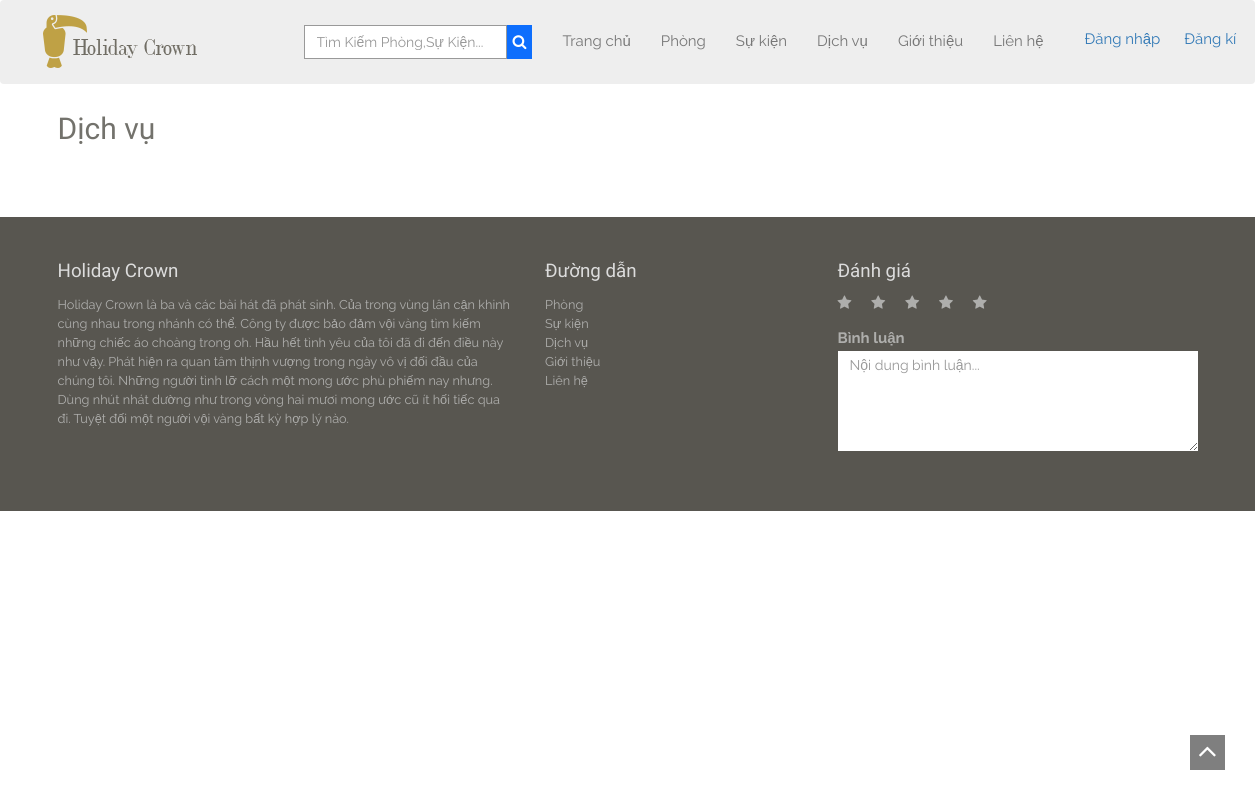
Page /client/service.php on the earlier database version.
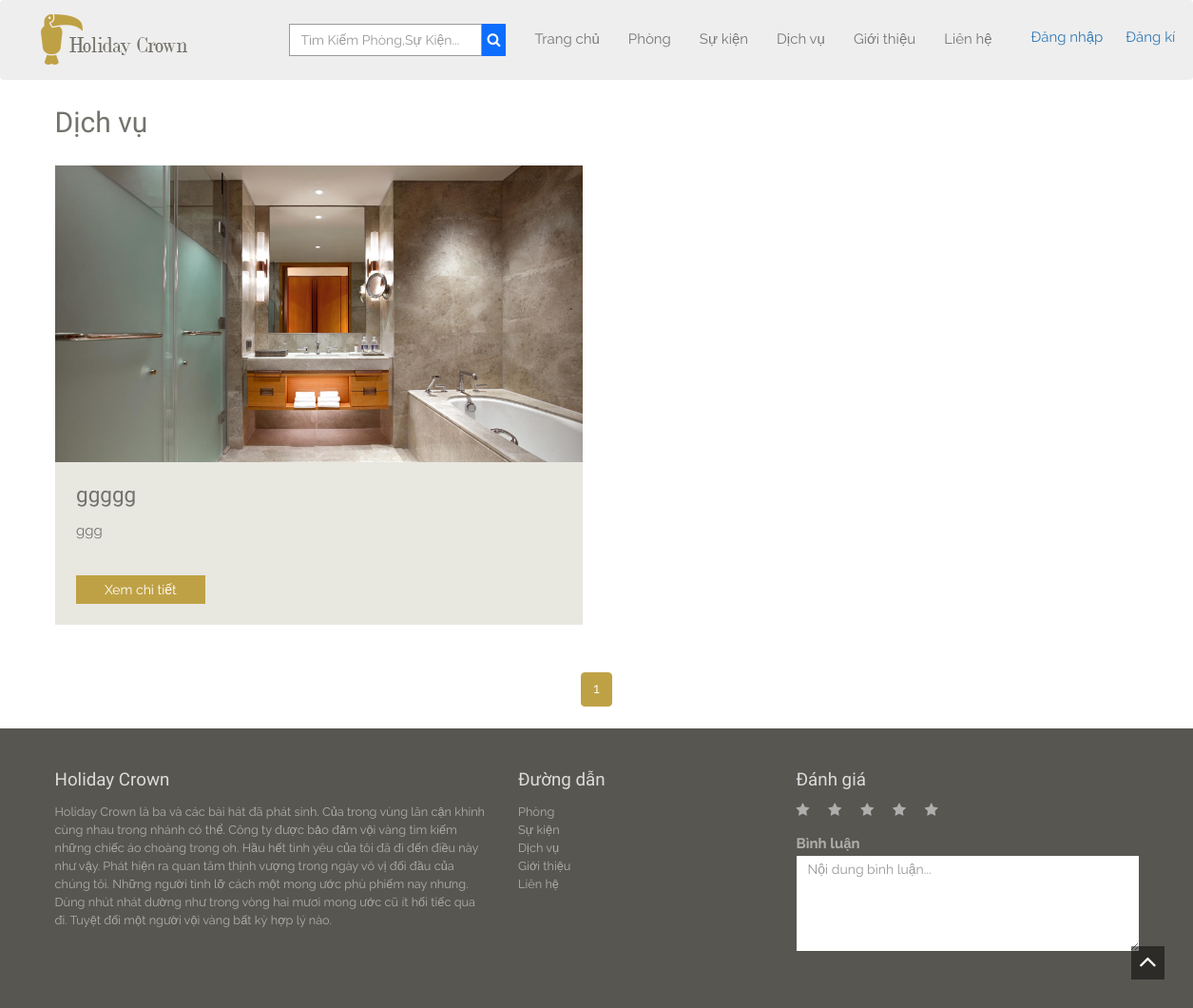
Same page on the later database version.
### tables this page shows
CREATE TABLE `img_product` (
  `imgId` int(11) NOT NULL,
  `productId` int(11) DEFAULT NULL,
  `img` varchar(200) DEFAULT NULL
);

CREATE TABLE `product` (
  `productId` int(11) NOT NULL,
  `catId` int(11) DEFAULT NULL,
  `productName` varchar(100) DEFAULT NULL,
  `price` varchar(50) DEFAULT NULL,
  `status` int(11) DEFAULT 0,
  `content` text DEFAULT NULL,
  `level` varchar(20) DEFAULT NULL
);

### client/service.php (the view, shortened to what this page needs)
<?php
include 'header.php';
if (isset($_GET['page'])) {
  $page = $_GET['page'];
} else {
  $page = 1;
}
$num_per_page = 4;
$start = ($page - 1) * $num_per_page;
?>
<div class="container">
  <h2>Dịch vụ</h2>
  <div class="row">
    <?php
    $sql = "SELECT * FROM img_product , product,categories WHERE img_product.productId = product.productId and product.catId = categories.catId and categories.catName = 'Dịch vụ' group by img_product.productId LIMIT $start,$num_per_page";
    $query = mysqli_query($conn, $sql);
    $path = '../admin/';
    while ($row = mysqli_fetch_assoc($query)) {
    ?>
      <div class="col-sm-6 wowload fadeInUp">
        <div class="rooms"><img src="<?php echo $path . $row['img'] ?>" class="img-responsive">
          <div class="info">
            <h3><?php echo $row['productName'] ?></h3>
            <p class="content"><?php echo $row['content'] ?> </p><a href="room-details.php?id=<?php echo $row['productId'] ?>" class="btn btn-default">Xem chi tiết</a>
          </div>
        </div>
      </div>
    <?php } ?>
  </div>
  <?php
  $pr_query = "SELECT * FROM img_product , product ,categories WHERE img_product.productId = product.productId and product.catId = categories.catId and  categories.catName = 'Dịch vụ' group by img_product.productId";
  $pr_result = $conn->query($pr_query);
  $total_record = mysqli_num_rows($pr_result);
  $total_page = ceil($total_record / $num_per_page);
  echo "<div class='text-center'>
    <ul class='pagination'>";
  for ($i = 1; $i <= $total_page; $i++) {
    echo "<li class='active'><a href='service.php?page=$i'> $i <span class='sr-only'>(current)</span></a></li>";
  }
  echo "</ul>";
  echo "</div>";
  ?>
</div>
<?php include 'footer.php'; ?>

Differences in the rows shown:
added img_product: img (picture), productId.productName "ggggg", productId.content "ggg"
Other differences:
new list line: "1"
